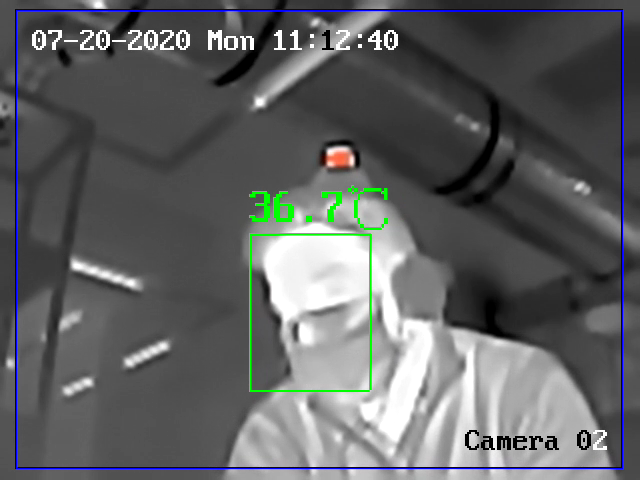
#> input picture thermal_camera_hik_wrapper/scripts/imgs/testImg0.png, 640 x 480 px
$ python -i thermal_camera_info_dev.py   (imports and definitions only)   (Python 2 division)
#> lines starting #> are read from the running program, lines starting #| are printed output that depends on the picture
#!/usr/bin/python

import cv2
import sys
import imutils
import time
import argparse
import numpy as np
import pytesseract
#import asyncio

from pytesseract import Output

#Color profiles defined in YCrCb
green_ycrcb = np.array([0,255, 0, 121, 0, 130])
yellow_ycrcb = np.array([0,255, 134, 182, 0, 82])
red_ycrcb = np.array([0, 255, 203, 255, 82, 255])

#green_ycrcb = [0,255, 0, 121, 0, 130]
#yellow_ycrcb = [0,255, 134, 182, 0, 82]
#red_ycrcb = [0, 255, 203, 255, 82, 255]

min_percent_area = 0.005
max_percent_area = 0.15

# Malisiewicz et al.
# [180 lines left out: functions non_max_suppression_fast, get_box_center, ocr_temperature_measures, relate_measures, find_rois, getMask and 1 more, not called in this run]


def wrapper_callback(img_src):
    yuv_img = cv2.cvtColor(img_src, cv2.COLOR_BGR2YCR_CB)

    #get binary mask to each target
    st0 = time.time()
    normal_measure_mask = getMask(yuv_img, green_ycrcb)
    warning_measure_mask = getMask(yuv_img, yellow_ycrcb)
    alert_measure_mask = getMask(yuv_img, red_ycrcb)
    st1 = time.time()
    print("Time consumed in extract binary masks: ", st1-st0)

    are_normals, normalTargets = find_rois(normal_measure_mask,  min_percent_area, max_percent_area)
    are_warnings, warningTargets = find_rois(warning_measure_mask, min_percent_area, max_percent_area)
    st2 = time.time()
    are_alerts, alertTargets = find_rois(alert_measure_mask, min_percent_area, max_percent_area)
    st3 = time.time()
    print("Time consumed in find target rois: ", st3-st2)

    if are_alerts:
        print("*"*40)
        print("Person(s) Detected with fever :( ... ")
        st4 = time.time()
        alertTargets = non_max_suppression_fast(np.asarray(alertTargets), 0.5)
        st5 = time.time()
        print("Time consumed in non_max_supression: ", st5-st4)
        #print(alertTargets)
        draw_bbs(alertTargets, img_src, (0, 0, 0))
        print("*"*40)
        st6 = time.time()
        alert_measures = ocr_temperature_measures(alert_measure_mask, 70)
        st7 = time.time()
        print("Time consumed in get ocr temperature measure: ", st7-st6)
        #print("breakpoint")
        lectures = relate_measures(alertTargets, alert_measures)
        print("Total targets found: ", len(alertTargets), "\twith a temperature of: ", lectures)

    if are_warnings:
        print("-"*30)
        print("Person(s) Detected probably fever -_- ... ")
        warningTargets = non_max_suppression_fast(np.asarray(warningTargets), 0.5)
        draw_bbs(warningTargets, img_src, (255, 0, 0))
        st6 = time.time()
        warning_measures = ocr_temperature_measures(warning_measure_mask, 50)
        st7 = time.time()
        print("Time consumed in get ocr temperature measure: ", st7-st6)
        lectures = relate_measures(warningTargets, warning_measures)
        print("Total targets found: ", len(warningTargets), "\twith a temperature of: ", lectures)
        print("-"*40)
    if are_normals:
        print("-"*30)
        print("Person with normal Temperature :)")
        normalTargets = non_max_suppression_fast(np.asarray(normalTargets), 0.5)
        draw_bbs(normalTargets, img_src, (0, 255, 255))
        #st6 = time.time()
        normal_measures = ocr_temperature_measures(normal_measure_mask, 50)
        # [4 lines of commented-out code are left out]
        print("Total targets found: ", len(normalTargets))
        print("-"*40)

    ''' To Save testing images
    key = cv2.waitKey()
    if key & 0xFF == ord("s"):
        count_img+=1
        img_name = "testImg"+str(count_img)+".png"
        cv2.imwrite(img_name, img_src)
        print("Image saved")
    # [7 lines of commented-out code are left out]

# [15 lines left out: function main, not called in this run]

# [2 lines not run here, left out]

>>> import cv2
>>> picture = cv2.imread('imgs/testImg0.png', cv2.IMREAD_GRAYSCALE)
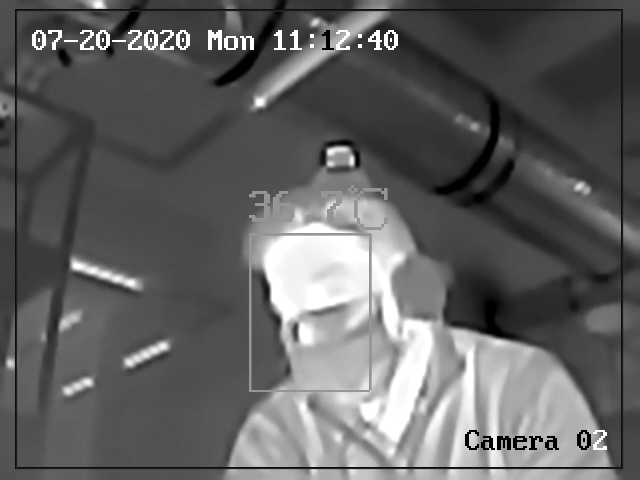
#> picture: shape (480, 640); min 0, max 255, mean 97.7
#> (the run stopped early here; a loop or call above may not have finished)

$ run again, on thermal_camera_hik_wrapper/scripts/imgs/testImg1.png
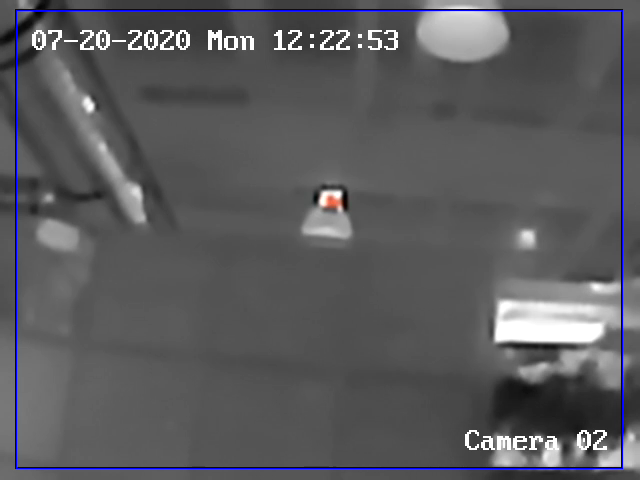
#> input picture thermal_camera_hik_wrapper/scripts/imgs/testImg1.png, 640 x 480 px
#> `picture = cv2.imread('imgs/testImg0.png', cv2.IMREAD_GRAYSCALE)`:
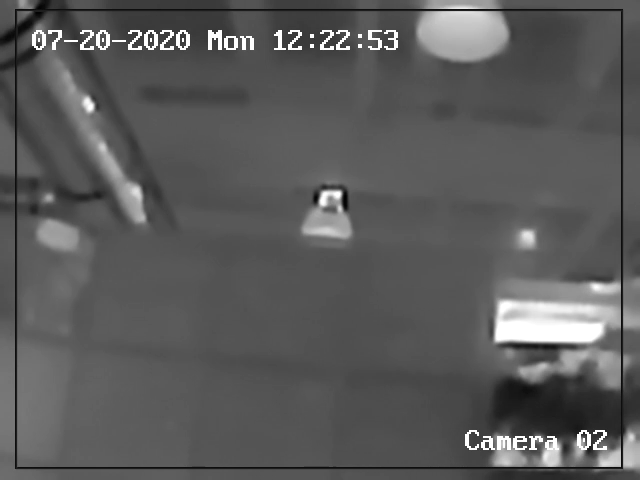
#> picture: shape (480, 640); min 0, max 255, mean 90.7

$ run again, on thermal_camera_hik_wrapper/scripts/imgs/testImg2.png
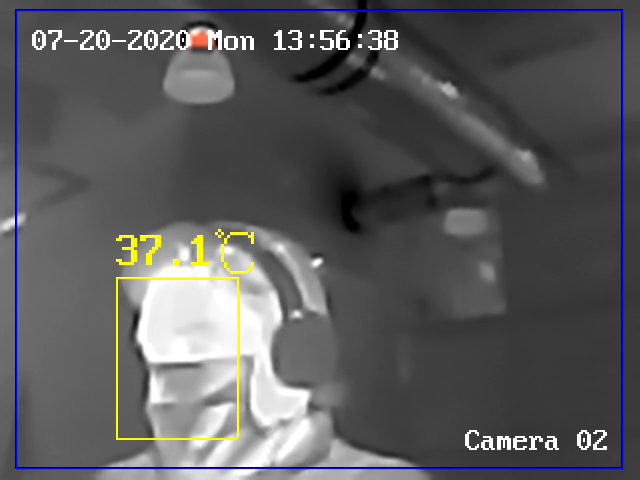
#> input picture thermal_camera_hik_wrapper/scripts/imgs/testImg2.png, 640 x 480 px
#> `picture = cv2.imread('imgs/testImg0.png', cv2.IMREAD_GRAYSCALE)`:
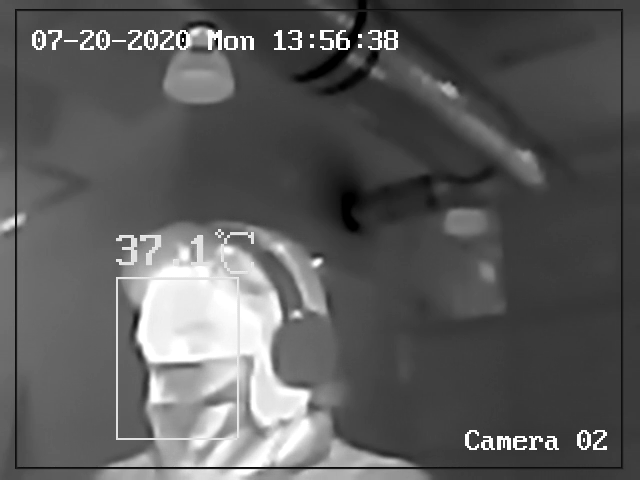
#> picture: shape (480, 640); min 0, max 255, mean 90.8

$ run again, on thermal_camera_hik_wrapper/scripts/imgs/testImg3.png
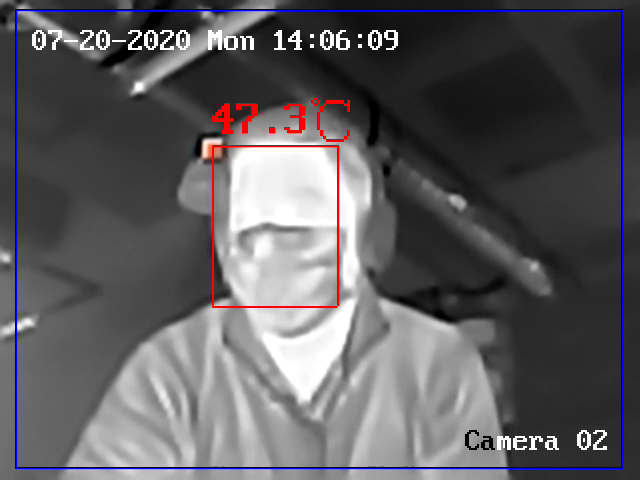
#> input picture thermal_camera_hik_wrapper/scripts/imgs/testImg3.png, 640 x 480 px
#> `picture = cv2.imread('imgs/testImg0.png', cv2.IMREAD_GRAYSCALE)`:
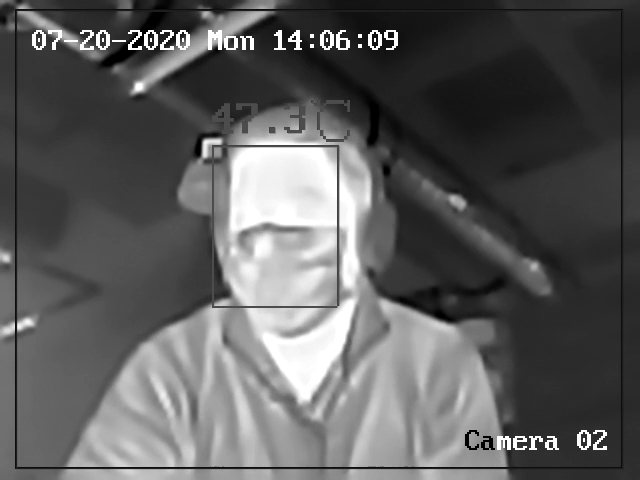
#> picture: shape (480, 640); min 0, max 255, mean 93.5
